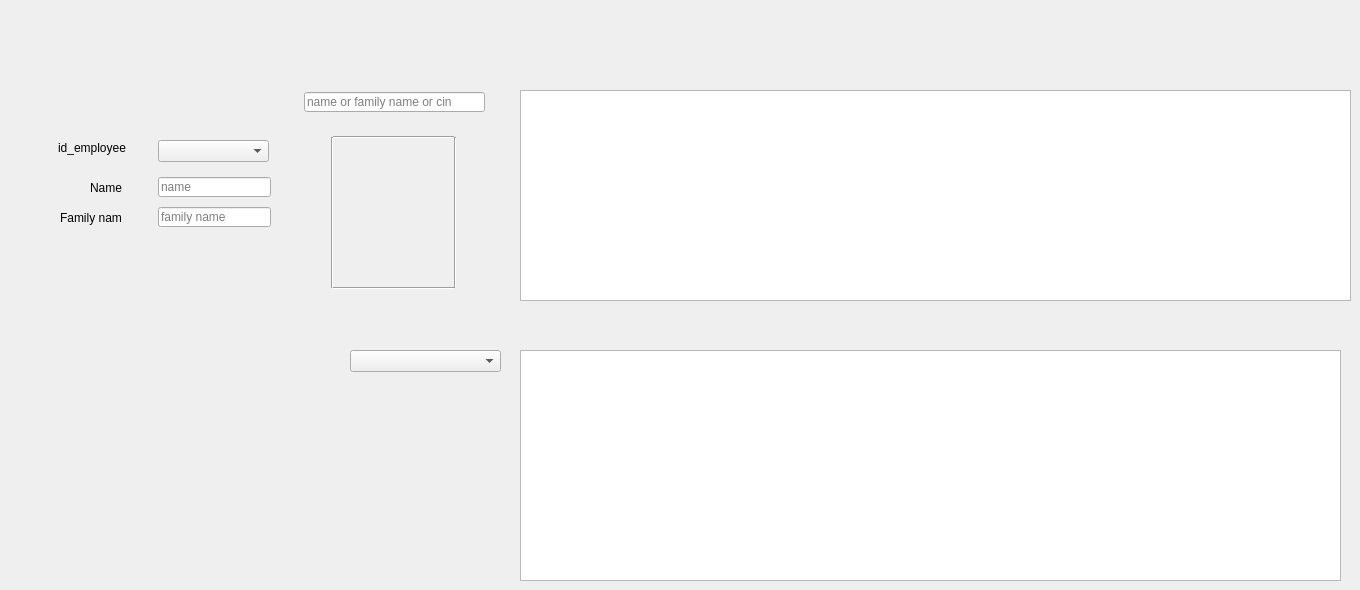
     <widget class="QWidget" name="tab_20">
      <attribute name="title">
       <string>search</string>
      </attribute>
      <widget class="QTableView" name="liste_clients_2">
       <property name="geometry">
        <rect>
         <x>520</x>
         <y>350</y>
         <width>821</width>
         <height>231</height>
        </rect>
       </property>
       <property name="styleSheet">
        <string notr="true">color: rgb(0, 0, 255);
font: 75 8pt &quot;Times New Roman&quot;;
font: 75 8pt &quot;MS Shell Dlg 2&quot;;
font: 75 8pt &quot;Times New Roman&quot;;
font: 75 12pt &quot;MS Shell Dlg 2&quot;;
color: rgb(108, 152, 255);</string>
       </property>
      </widget>
      <widget class="QComboBox" name="mod_vac_id_employee_2">
       <property name="enabled">
        <bool>true</bool>
       </property>
       <property name="geometry">
        <rect>
         <x>158</x>
         <y>140</y>
         <width>111</width>
         <height>22</height>
        </rect>
       </property>
       <property name="editable">
        <bool>false</bool>
       </property>
      </widget>
      <widget class="QLabel" name="vac_emp_id_lab_4">
       <property name="geometry">
        <rect>
         <x>58</x>
         <y>138</y>
         <width>81</width>
         <height>20</height>
        </rect>
       </property>
       <property name="text">
        <string>id_employee</string>
       </property>
      </widget>
      <widget class="QLabel" name="mod_vac_emp_name_lab_2">
       <property name="geometry">
        <rect>
         <x>90</x>
         <y>181</y>
         <width>47</width>
         <height>13</height>
        </rect>
       </property>
       <property name="text">
        <string>Name</string>
       </property>
      </widget>
      <widget class="QLineEdit" name="mod_vac_search_name_3">
       <property name="geometry">
        <rect>
         <x>304</x>
         <y>92</y>
         <width>181</width>
         <height>20</height>
        </rect>
       </property>
       <property name="placeholderText">
        <string>name or family name or cin</string>
       </property>
      </widget>
      <widget class="QLineEdit" name="mod_vac_emp_name_le_2">
       <property name="geometry">
        <rect>
         <x>158</x>
         <y>177</y>
         <width>113</width>
         <height>20</height>
        </rect>
       </property>
       <property name="text">
        <string/>
       </property>
       <property name="echoMode">
        <enum>QLineEdit::Normal</enum>
       </property>
       <property name="readOnly">
        <bool>false</bool>
       </property>
       <property name="placeholderText">
        <string>name</string>
       </property>
      </widget>
      <widget class="Line" name="mod_vac_photo_upper_line_2">
       <property name="geometry">
        <rect>
         <x>333</x>
         <y>127</y>
         <width>121</width>
         <height>20</height>
        </rect>
       </property>
       <property name="orientation">
        <enum>Qt::Horizontal</enum>
       </property>
      </widget>
      <widget class="QLineEdit" name="mod_vac_emp_family_name_le_2">
       <property name="geometry">
        <rect>
         <x>158</x>
         <y>207</y>
         <width>113</width>
         <height>20</height>
        </rect>
       </property>
       <property name="text">
        <string/>
       </property>
       <property name="placeholderText">
        <string>family name</string>
       </property>
      </widget>
      <widget class="QLabel" name="mod_vac_emp_family_name_lab_2">
       <property name="geometry">
        <rect>
         <x>60</x>
         <y>210</y>
         <width>61</width>
         <height>16</height>
        </rect>
       </property>
       <property name="text">
        <string>Family name</string>
       </property>
      </widget>
      <widget class="QLabel" name="mod_vac_emp_photo_pix_map_2">
       <property name="geometry">
        <rect>
         <x>340</x>
         <y>142</y>
         <width>111</width>
         <height>141</height>
        </rect>
       </property>
       <property name="text">
        <string/>
       </property>
      </widget>
      <widget class="Line" name="mod_vac_photo_right_line_3">
       <property name="geometry">
        <rect>
         <x>324</x>
         <y>137</y>
         <width>16</width>
         <height>151</height>
        </rect>
       </property>
       <property name="orientation">
        <enum>Qt::Vertical</enum>
       </property>
      </widget>
      <widget class="Line" name="mod_vac_photo_right_line_4">
       <property name="geometry">
        <rect>
         <x>447</x>
         <y>137</y>
         <width>16</width>
         <height>151</height>
        </rect>
       </property>
       <property name="orientation">
        <enum>Qt::Vertical</enum>
       </property>
      </widget>
      <widget class="Line" name="mod_vac_bottom_line_2">
       <property name="geometry">
        <rect>
         <x>333</x>
         <y>280</y>
         <width>121</width>
         <height>16</height>
        </rect>
       </property>
       <property name="orientation">
        <enum>Qt::Horizontal</enum>
       </property>
      </widget>
      <widget class="QTableView" name="liste_clients_3">
       <property name="geometry">
        <rect>
         <x>520</x>
         <y>90</y>
         <width>831</width>
         <height>211</height>
        </rect>
       </property>
       <property name="styleSheet">
        <string notr="true">color: rgb(0, 0, 255);
font: 75 8pt &quot;Times New Roman&quot;;
font: 75 8pt &quot;MS Shell Dlg 2&quot;;
font: 75 8pt &quot;Times New Roman&quot;;
font: 75 12pt &quot;MS Shell Dlg 2&quot;;
color: rgb(108, 152, 255);</string>
       </property>
      </widget>
      <widget class="QComboBox" name="shifts_months">
       <property name="geometry">
        <rect>
         <x>350</x>
         <y>350</y>
         <width>151</width>
         <height>22</height>
        </rect>
       </property>
      </widget>
     </widget>
